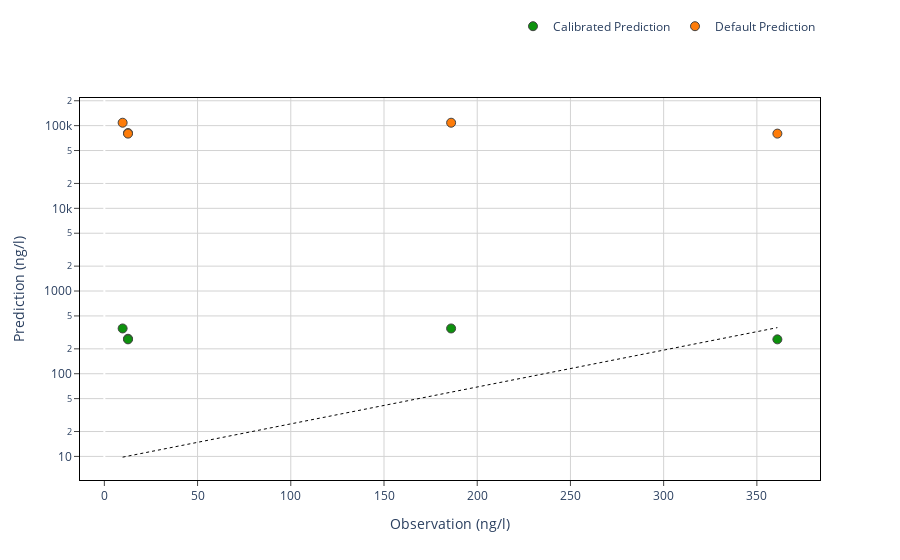

This figure's notebook cell:
### Code cell
#plot

import plotly.graph_objs as go
import plotly.express as px

min_value = observacions_wwtp_conca['Value'].min()
max_value = observacions_wwtp_conca['Value'].max()

color_map = {
    'prediction': '#0d920d',  # Color for 'prediction' column
    'prediction_default': '#fe7c09'  # Color for 'prediction_default' column
}


# Scatter plot
fig = px.scatter(observacions_wwtp_conca, x='Value', y=['prediction', 'prediction_default'], 
                 color_discrete_map=color_map,
                 labels={'Value': 'Actual Value', 'variable': 'Prediction Type', 'value_0': 'Calibrated Prediction', 'value_1': 'Default Prediction'})

# Add x=y line
fig.add_trace(
    go.Scatter(x=[min_value, max_value], y=[min_value, max_value],  line=dict(width=1, dash='dot', color='black'), marker=dict(opacity=0), showlegend=False)
)

fig.update_traces(marker=dict(size=9,
                    line=dict(width=1)),
                    selector=dict(mode='markers'))

# Change the legend labels
fig.update_traces(name='Calibrated Prediction', selector=dict(name='prediction'))
fig.update_traces(name='Default Prediction', selector=dict(name='prediction_default'))


fig.update_yaxes(type="log")


fig.update_layout(
    showlegend=True,
    plot_bgcolor="white",
    legend_title_text='',
    legend=dict(
        orientation='h',  # horizontal legend
        yanchor='bottom',  # anchor the legend to the bottom
        y=1.15,  # position the legend just above the bottom
        xanchor='right',  # anchor the legend to the right
        x=1  # position the legend at the far right
    )
    )
        
fig.update_xaxes(
    mirror=True,
    ticks='outside',
    showline=True,
    linecolor='black',
    gridcolor='lightgrey',
    title="Observation (ng/l)"
)

fig.update_yaxes(
    mirror=True,
    ticks='outside',
    showline=True,
    linecolor='black',
    gridcolor='lightgrey',
    title="Prediction (ng/l)"
)

fig.write_image(f'C:\\Users\\joans\\OneDrive\\Escriptori\\icra\\traca_contaminacio\\traca_contaminacio\\images\\{contaminant}_{conca}_effluent.pdf', width=800, height=500)

fig.show()

### Figure 1 — Plotly figure (JSON) as saved in the notebook; plotly's stock layout.template omitted (floating-point values rounded to 4 significant figures)
{"data": [{"hovertemplate": "Prediction Type=prediction<br>Actual Value=%{x}<br>value=%{y}<extra></extra>", "legendgroup": "prediction", "marker": {"color": "#0d920d", "line": {"width": 1}, "size": 9, "symbol": "circle"}, "mode": "markers", "name": "Calibrated Prediction", "orientation": "v", "showlegend": true, "type": "scatter", "x": [12.69, 186, 9.8, 361, 12.69], "xaxis": "x", "y": [264.7, 352.7, 352.7, 260.4, 260.4], "yaxis": "y"}, {"hovertemplate": "Prediction Type=prediction_default<br>Actual Value=%{x}<br>value=%{y}<extra></extra>", "legendgroup": "prediction_default", "marker": {"color": "#fe7c09", "line": {"width": 1}, "size": 9, "symbol": "circle"}, "mode": "markers", "name": "Default Prediction", "orientation": "v", "showlegend": true, "type": "scatter", "x": [12.69, 186, 9.8, 361, 12.69], "xaxis": "x", "y": [81400.0, 108500.0, 108500.0, 80070.0, 80070.0], "yaxis": "y"}, {"line": {"color": "black", "dash": "dot", "width": 1}, "marker": {"opacity": 0}, "showlegend": false, "type": "scatter", "x": [9.8, 361], "y": [9.8, 361]}], "layout": {"legend": {"orientation": "h", "title": {"text": ""}, "tracegroupgap": 0, "x": 1, "xanchor": "right", "y": 1.15, "yanchor": "bottom"}, "margin": {"t": 60}, "plot_bgcolor": "white", "showlegend": true, "xaxis": {"anchor": "y", "domain": [0, 1], "gridcolor": "lightgrey", "linecolor": "black", "mirror": true, "showline": true, "ticks": "outside", "title": {"text": "Observation (ng/l)"}}, "yaxis": {"anchor": "x", "domain": [0, 1], "gridcolor": "lightgrey", "linecolor": "black", "mirror": true, "showline": true, "ticks": "outside", "title": {"text": "Prediction (ng/l)"}, "type": "log"}}}
